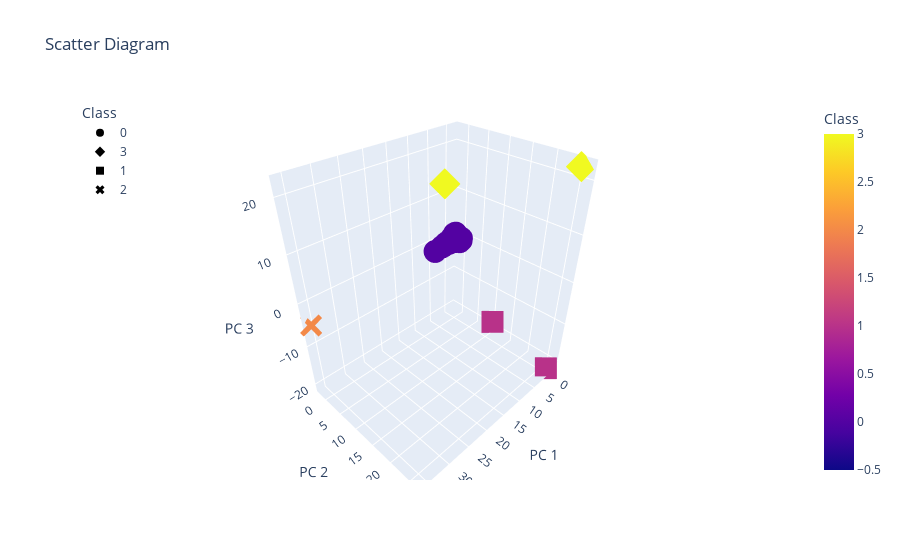

Notebook source saved alongside this figure:
### Markdown cell above
### Visualizing Results

#### 3D-Scatter with Clusters

### Code cell
# Create a 3D-Scatter with the PCA data and the clusters since we have three principal components
fig = px.scatter_3d(clustered_df,
    x="PC 1",
    y="PC 2",
    z="PC 3",
    hover_name='CoinName',
    hover_data= ['Algorithm'],
    color="Class",
    symbol="Class",
    width=1000,
    title = "Scatter Diagram"
)
fig.update_layout(legend=dict(x=0, y=1))
fig.show()

### Figure 1 — Plotly figure (JSON) as saved in the notebook; plotly's stock layout.template omitted (floating-point values rounded to 4 significant figures; data arrays with more than 128 entries replaced by an {"elided": "..."} marker saying what was removed)
{"data": [{"customdata": {"elided": "528x1 str values"}, "hovertemplate": "<b>%{hovertext}</b><br><br>Class=%{marker.color}<br>PC 1=%{x}<br>PC 2=%{y}<br>PC 3=%{z}<br>Algorithm=%{customdata[0]}<extra></extra>", "hovertext": {"elided": "528 str values"}, "legendgroup": "0", "marker": {"color": {"elided": "528 int values"}, "coloraxis": "coloraxis", "symbol": "circle"}, "mode": "markers", "name": "0", "scene": "scene", "showlegend": true, "type": "scatter3d", "x": {"elided": "528 float values"}, "y": {"elided": "528 float values"}, "z": {"elided": "528 float values"}}, {"customdata": [["VeChainThor Authority"], ["Proof-of-Authority"]], "hovertemplate": "<b>%{hovertext}</b><br><br>Class=%{marker.color}<br>PC 1=%{x}<br>PC 2=%{y}<br>PC 3=%{z}<br>Algorithm=%{customdata[0]}<extra></extra>", "hovertext": ["Vechain", "Poa Network"], "legendgroup": "3", "marker": {"color": [3, 3], "coloraxis": "coloraxis", "symbol": "diamond"}, "mode": "markers", "name": "3", "scene": "scene", "showlegend": true, "type": "scatter3d", "x": [13.12, -1.842], "y": [9.368, 25.31], "z": [18.91, 22.09]}, {"customdata": [["Proof-of-BibleHash"], ["SHA-256 + Hive"]], "hovertemplate": "<b>%{hovertext}</b><br><br>Class=%{marker.color}<br>PC 1=%{x}<br>PC 2=%{y}<br>PC 3=%{z}<br>Algorithm=%{customdata[0]}<extra></extra>", "hovertext": ["BiblePay", "LitecoinCash"], "legendgroup": "1", "marker": {"color": [1, 1], "coloraxis": "coloraxis", "symbol": "square"}, "mode": "markers", "name": "1", "scene": "scene", "showlegend": true, "type": "scatter3d", "x": [-0.0748, -0.07344], "y": [11.6, 26.48], "z": [-16.81, -20.79]}, {"customdata": [["TRC10"]], "hovertemplate": "<b>%{hovertext}</b><br><br>Class=%{marker.color}<br>PC 1=%{x}<br>PC 2=%{y}<br>PC 3=%{z}<br>Algorithm=%{customdata[0]}<extra></extra>", "hovertext": ["BitTorrent"], "legendgroup": "2", "marker": {"color": [2], "coloraxis": "coloraxis", "symbol": "x"}, "mode": "markers", "name": "2", "scene": "scene", "showlegend": true, "type": "scatter3d", "x": [35.76], "y": [-2.215], "z": [-4.988]}], "layout": {"autosize": true, "coloraxis": {"colorbar": {"title": {"text": "Class"}}, "colorscale": [[0, "#0d0887"], [0.1111, "#46039f"], [0.2222, "#7201a8"], [0.3333, "#9c179e"], [0.4444, "#bd3786"], [0.5556, "#d8576b"], [0.6667, "#ed7953"], [0.7778, "#fb9f3a"], [0.8889, "#fdca26"], [1, "#f0f921"]]}, "legend": {"title": {"text": "Class"}, "tracegroupgap": 0, "x": 0, "y": 1}, "scene": {"aspectmode": "auto", "aspectratio": {"x": 1.047, "y": 0.7993, "z": 1.194}, "domain": {"x": [0, 1], "y": [0, 1]}, "xaxis": {"title": {"text": "PC 1"}, "type": "linear"}, "yaxis": {"title": {"text": "PC 2"}, "type": "linear"}, "zaxis": {"title": {"text": "PC 3"}, "type": "linear"}}, "title": {"text": "Scatter Diagram"}}}
